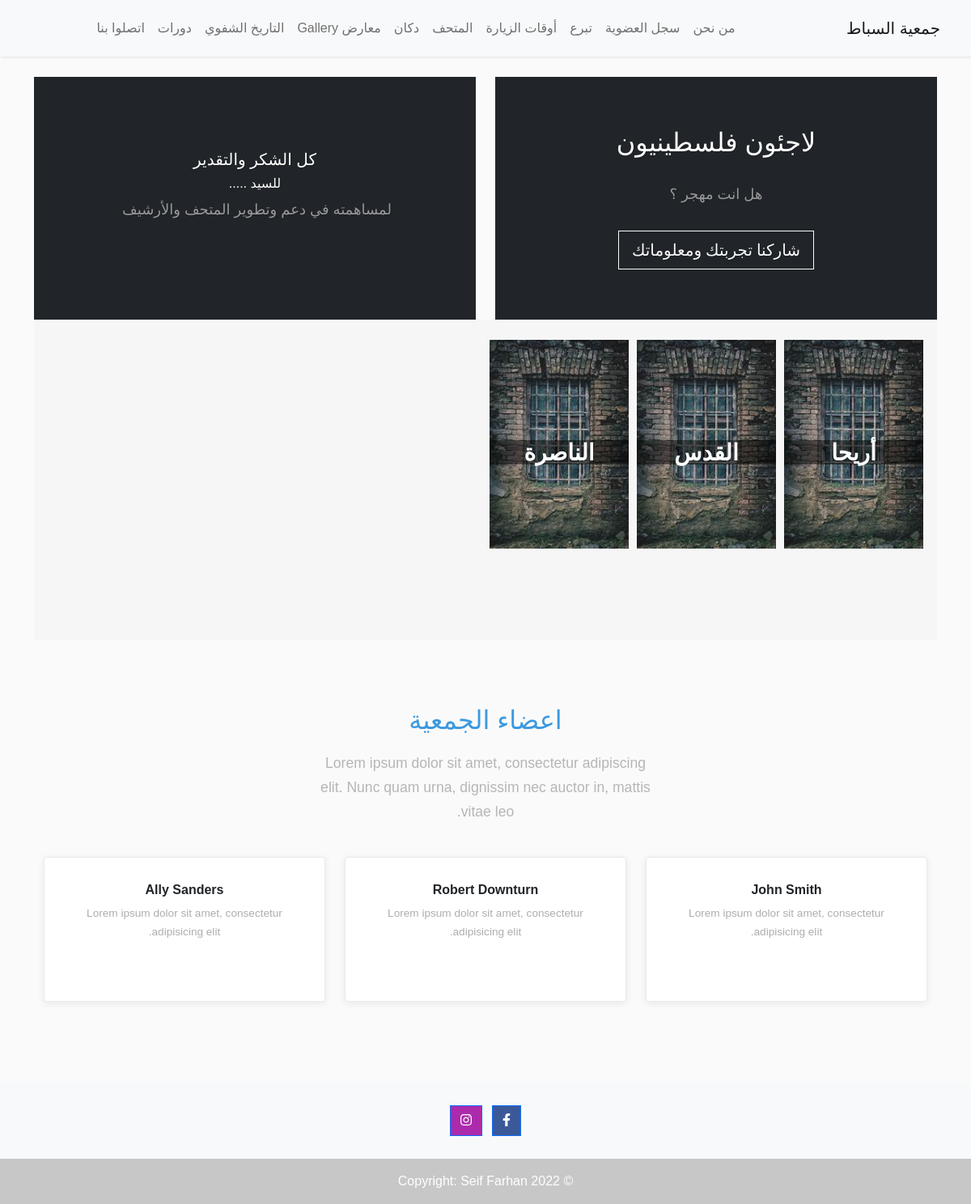
The app's page /, older data.
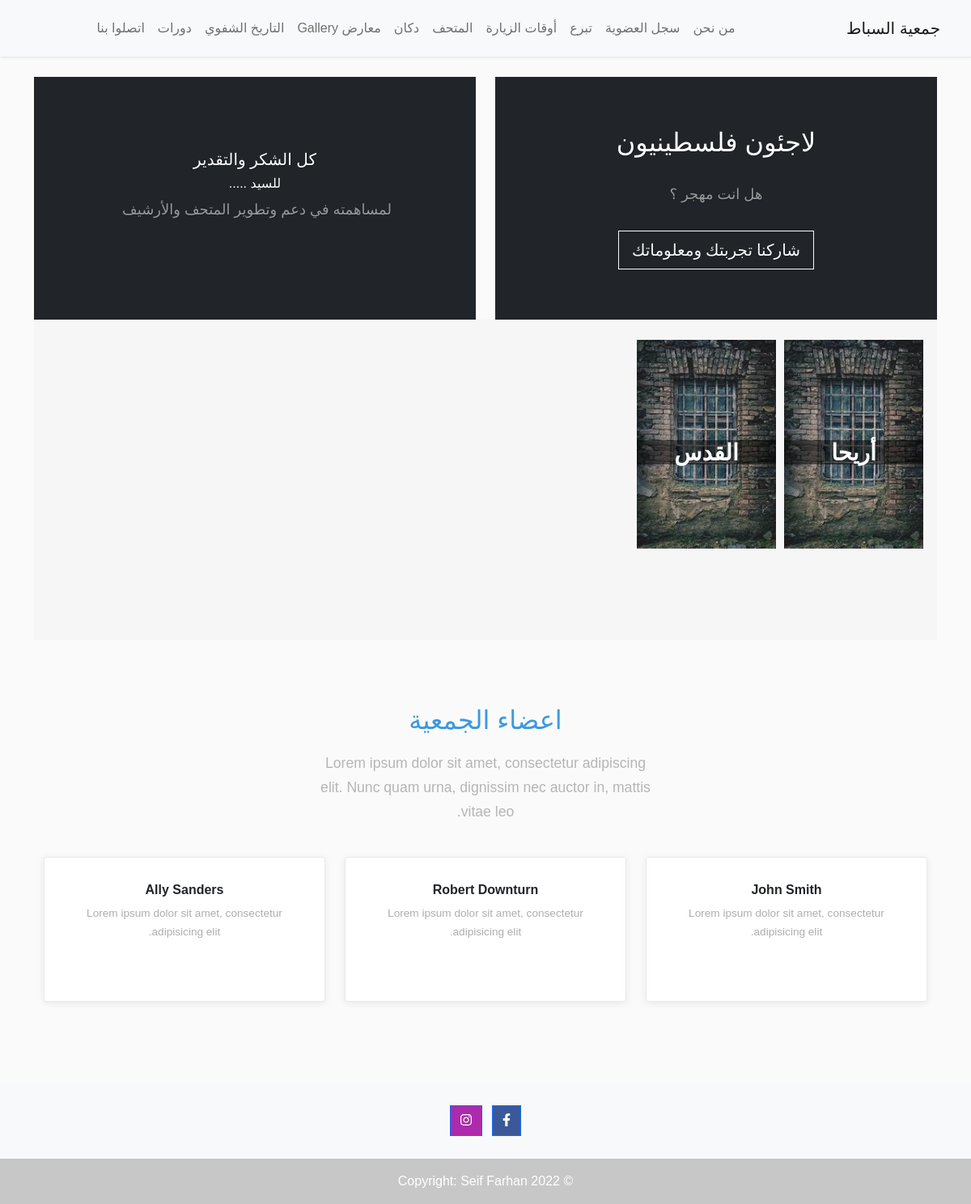
The same page, newer data.
### app/models.py (models this page shows, shortened)
class City(models.Model):
    name = models.CharField(max_length=255, verbose_name='الأسم')

### app/views.py (the view)
# urls.py: path('', views.index, name='index'),
def index(request):
    cities = City.objects.all()
    return render(request, 'index.html', {"cities": cities})

### app/templates/index.html (shortened to what this page needs)
{% extends 'base.html' %}
{% load static %}
{% block body_block %}
    <br>
    <div class="row">
        <div class="col-md-6">
            <section class="clean-block clean-hero"
                     style=" min-height: 300px;">
                <div class="text"><h2>لاجئون فلسطينيون</h2>
                    <p>هل انت مهجر ؟</p><a class="btn btn-outline-light btn-lg" role="button" href="/contactus"
                                           data-bs-target="/contactus">شاركنا تجربتك ومعلوماتك</a></div>
            </section>
        </div>
        <div class="col-md-6">
            <section class="clean-block clean-hero"
                     style=" min-height: 300px;">
                <div class="text"><h5>كل الشكر والتقدير</h5><h6>للسيد .....</h6>
                    <p>لمساهمته في دعم وتطوير المتحف والأرشيف&nbsp;<br></p></div>
            </section>
        </div>
    </div>
    <section class="clean-block clean-info dark">
        <div class="container">
            <div class="row">
                <section style="margin-top: 20px;">
                    <div class="d-flex flex-row multiple-item-slider">
                        {% for c in cities %}
                            <div class="col-md-2">
                                <div class="justify-content-center spacer-slider">
                                    <figure class="figure">
                                        <img class="img-fluid figure-img"
                                             src="{{ 'media/images/cities/bc.jpeg' }}" alt="alt text here"
                                             style="opacity: 0.9">
                                        <figcaption class="figure-caption"><h3><strong>{{ c.name }}</strong></h3>
                                        </figcaption>
                                    </figure>
                                </div>
                            </div>
                        {% endfor %}
                    </div>
                </section>
            </div>
        </div>
    </section>
    <section class="clean-block about-us">
        <div class="container">
            <div class="block-heading"><h2 class="text-info">اعضاء الجمعية</h2>
                <p>Lorem ipsum dolor sit amet, consectetur adipiscing elit. Nunc quam urna, dignissim nec auctor in,
                    mattis vitae leo.</p></div>
            <div class="row justify-content-center">
                <div class="col-sm-6 col-lg-4">
                    <div class="card text-center clean-card">
                        <div class="card-body info"><h4 class="card-title">John Smith</h4>
                            <p class="card-text">Lorem ipsum dolor sit amet, consectetur adipisicing elit.</p>
                            <div class="icons"><a href="#"></a><a href="#"></a><a href="#"></a></div>
                        </div>
                    </div>
                </div>
                <div class="col-sm-6 col-lg-4">
                    <div class="card text-center clean-card">
                        <div class="card-body info"><h4 class="card-title">Robert Downturn</h4>
                            <p class="card-text">Lorem ipsum dolor sit amet, consectetur adipisicing elit.</p>
                            <div class="icons"><a href="#"></a><a href="#"></a><a href="#"></a></div>
                        </div>
                    </div>
                </div>
                <div class="col-sm-6 col-lg-4">
                    <div class="card text-center clean-card">
                        <div class="card-body info"><h4 class="card-title">Ally Sanders</h4>
                            <p class="card-text">Lorem ipsum dolor sit amet, consectetur adipisicing elit.</p>
                            <div class="icons"><a href="#"></a><a href="#"></a><a href="#"></a></div>
                        </div>
                    </div>
                </div>
            </div>
        </div>
    </section>
{% endblock %}

Row changes from the older to the newer data that the page shows:
removed City: name "الناصرة"
